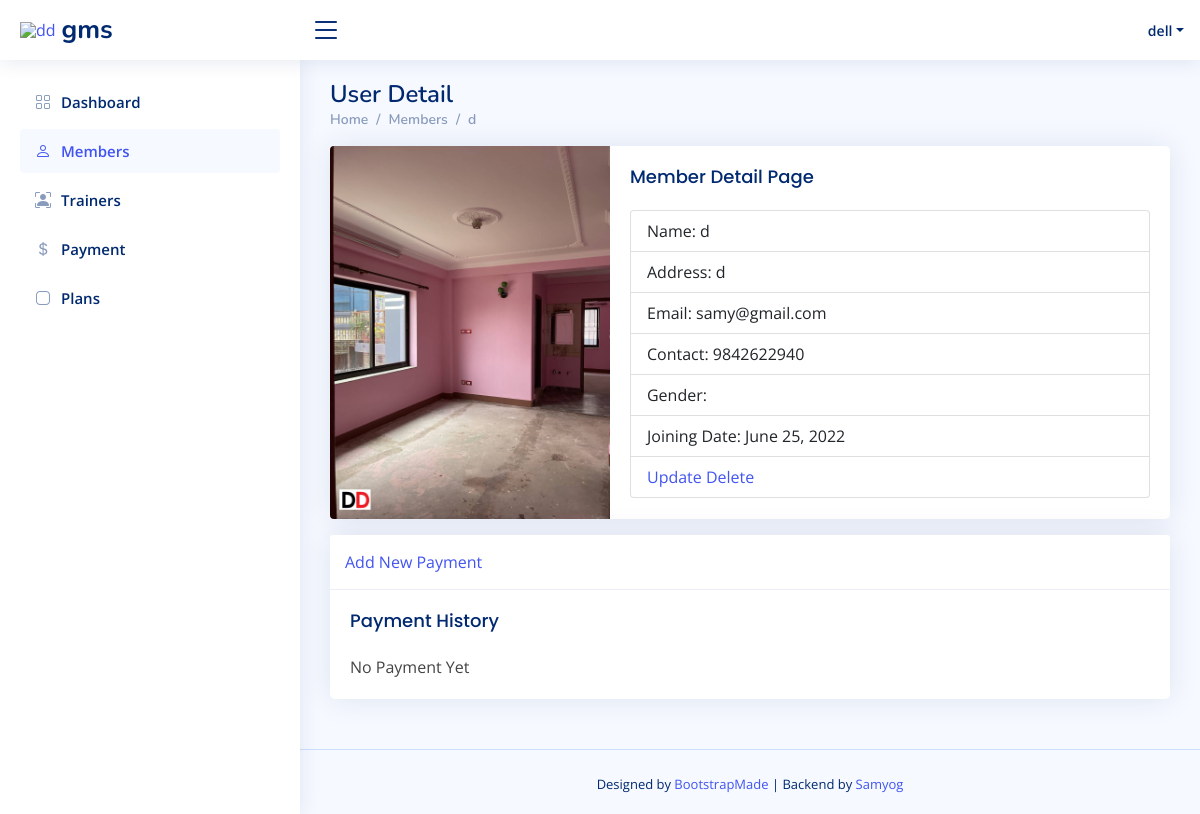
/member/8 (signed in), run on the app's committed database.
### main/models.py (models this page shows, shortened)
class Member(models.Model):
    fullName = models.CharField(max_length=100)
    address = models.CharField(max_length=100)
    contact = models.CharField(max_length=10)
    email = models.EmailField()
    joining_date = models.DateField(default=timezone.now)
    trainer = models.ForeignKey('Trainer',  on_delete=models.CASCADE, blank=True)
    photo = models.ImageField(upload_to='member/')
    plan = models.ForeignKey('Plan', on_delete=models.CASCADE)
    GENDER = (
        ('Male', 'male'),
        ('Female', 'female'),
        ('Others', 'others'),
    )
    gender = models.CharField(
        max_length=10,
        choices= GENDER,
        blank=True,
    )
    description = models.TextField()

### main/views.py (the view)
# urls.py: path("member/<pk>", MemberDetail.as_view(), name="memberdetail"), #member detail url
class MemberDetail(LoginRequiredMixin, DetailView):
    model = Member
    def get_context_data(self, **kwargs):
        context = super().get_context_data(**kwargs)
        instance = self.get_object()
        context['payments'] = instance.payment_set.all()
        return context
    context_object_name= 'customer'

### templates/main/member_detail.html (shortened to what this page needs)
{% extends 'base/admin_base.html' %}
{% block members %}active{% endblock members %}
{% block content %}
<div class="pagetitle">
  <h1>User Detail</h1>
  <nav>
    <ol class="breadcrumb">
      <li class="breadcrumb-item"><a href="{% url 'index' %}">Home</a></li>
      <li class="breadcrumb-item"><a href="{% url 'memberlist' %}">Members</a></li>
      <li class="breadcrumb-item">{{ customer.fullName }}</li>
    </ol>
  </nav>
</div>
<div class="card mb-3">
  <div class="row g-0">
    <div class="col-md-4">
      <img src="{{ customer.photo.url }}" class="img-fluid rounded-start" alt="...">
    </div>
    <div class="col-md-8">
      <div class="card-body">
        <h5 class="card-title">Member Detail Page</h5>
        <ul class="list-group">
          <li class="list-group-item">Name: {{ customer.fullName  }}</li>
          <li class="list-group-item">Address: {{ customer.address }}</li>
          <li class="list-group-item">Email: {{ customer.email }}</li>
          <li class="list-group-item">Contact: {{ customer.contact }}</li>
          <li class="list-group-item">Gender: {{ customer.uid }}</li>
          <li class="list-group-item">Joining Date: {{ customer.joining_date }}</li>
          <li class="list-group-item"> <a href="{% url 'memberupdate' customer.pk %}">Update</a> <a href="{% url 'memberdelete' customer.pk %}">Delete</a>  </li>
        </ul>
      </div>
    </div>
  </div>
</div>
<div class="card">
  <div class="card-header"> <a href="{% url 'addpayment' %}">Add New Payment</a> </div>
  <div class="card-body">
    <h5 class="card-title">Payment History</h5>
    {% for payment in payments %}
    <ul class="list-group">
    <li class="list-group-item">Date: {{ payment.date }}</li>
    <li class="list-group-item">Description: {{ payment.description }}</li>
    <li class="list-group-item">Amount: {{ payment.amount }}</li>
    <li class="list-group-item">For Months: {{ payment.type.price }}</li>
  </ul>
  <hr>
  {% empty %}
  No Payment Yet
  {% endfor %}
  </div>
</div>
{% endblock content %}

### templates/base/admin_base.html (shortened to what this page needs)
<!DOCTYPE html>
<html lang="en">
<head>
  {% load static %}
  <link href="{% static 'main/assets/vendor/bootstrap/css/bootstrap.min.css' %} " rel="stylesheet">
  <link href="{% static 'main/assets/vendor/bootstrap-icons/bootstrap-icons.css' %} " rel="stylesheet">
  <link href="{% static 'main/assets/vendor/simple-datatables/style.css' %} " rel="stylesheet">
  <link href=" {% static 'main/assets/css/style.css' %} " rel="stylesheet">
</head>
<body>
  <header id="header" class="header fixed-top d-flex align-items-center">
    <div class="d-flex align-items-center justify-content-between">
      <a href="{% url 'index' %}" class="logo d-flex align-items-center">
        <img src="https://bootstrapmade.com/demo/templates/NiceAdmin/assets/img/logo.png" alt="dd">
        <span class="d-none d-lg-block"> gms</span>
      </a>
      <i class="bi bi-list toggle-sidebar-btn"></i>
    </div>
    <nav class="header-nav ms-auto">
      <ul class="d-flex align-items-center">
        <li class="nav-item dropdown pe-3">
          <a class="nav-link nav-profile d-flex align-items-center pe-0" href="#" data-bs-toggle="dropdown">
            <span class="d-none d-md-block dropdown-toggle ps-2">{{ request.user }}</span>
          </a>
        </li>
      </ul>
    </nav>
  </header>
  <aside id="sidebar" class="sidebar">
    <ul class="sidebar-nav" id="sidebar-nav">
      <li class="nav-item">
        <a class="nav-link {% block dashboard %}collapsed{% endblock dashboard %}" href="{% url 'index' %}">
          <i class="bi bi-grid"></i>
          <span>Dashboard</span>
        </a>
      </li>
      <li class="nav-item">
        <a class="nav-link {% block members %}collapsed{% endblock members %}" href="{% url 'memberlist' %}">
          <i class="bi bi-person"></i>
          <span>Members</span>
        </a>
      </li>
      <li class="nav-item">
        <a class="nav-link {% block trainers %}collapsed{% endblock trainers %}" href="{% url 'trainerlist' %}">
          <i class="bi bi-person-bounding-box"></i>
          <span>Trainers</span>
        </a>
      </li>
      <li class="nav-item">
        <a class="nav-link {% block payment %}collapsed{% endblock payment %}" href="{% url 'payments' %}">
          <i class="bi bi-currency-dollar"></i>
                    <span>Payment</span>
        </a>
      </li>
      <li class="nav-item">
        <a class="nav-link {% block plan %}collapsed{% endblock plan %}" href="{% url 'plans' %}">
          <i class="bi bi-app"></i>                    <span>Plans</span>
        </a>
      </li>
    </ul>
  </aside>
  <main id="main" class="main">
{% block content %}{% endblock content %}
  </main>
  <footer id="footer" class="footer">
    <div class="credits">
      Designed by <a href="https://bootstrapmade.com/" target="_blank">BootstrapMade</a> | Backend by <a href="https://samyogk.com.np/"  target="_blank">Samyog</a>
    </div>
  </footer>
</body>
</html>

### static/main/assets/css/style.css (style rules this page uses)
:root { scroll-behavior: smooth; }
body { font-family: "Open Sans", sans-serif; background: #f6f9ff; color: #444444; }
a { color: #4154f1; text-decoration: none; }
h1, h2, h3, h4, h5, h6 { font-family: "Nunito", sans-serif; }
#main { margin-top: 60px; padding: 20px 30px; transition: all 0.3s; }
.pagetitle { margin-bottom: 10px; }
.pagetitle h1 { font-size: 24px; margin-bottom: 0; font-weight: 600; color: #012970; }
.card { margin-bottom: 30px; border: none; border-radius: 5px; box-shadow: 0px 0 30px rgba(1, 41, 112, 0.1); }
.card-header, .card-footer { border-color: #ebeef4; background-color: #fff; color: #798eb3; padding: 15px; }
.card-title { padding: 20px 0 15px 0; font-size: 18px; font-weight: 500; color: #012970; font-family: "Poppins", sans-serif; }
.card-body { padding: 0 20px 20px 20px; }
.breadcrumb { font-size: 14px; font-family: "Nunito", sans-serif; color: #899bbd; font-weight: 600; }
.breadcrumb a { color: #899bbd; transition: 0.3s; }
.breadcrumb .breadcrumb-item::before { color: #899bbd; }
.logo { line-height: 1; }
@media (min-width: 1200px) { .logo { width: 280px; } }
.logo img { max-height: 26px; margin-right: 6px; }
.logo span { font-size: 26px; font-weight: 700; color: #012970; font-family: "Nunito", sans-serif; }
.header { transition: all 0.5s; z-index: 997; height: 60px; box-shadow: 0px 2px 20px rgba(1, 41, 112, 0.1); background-color: #fff; padding-left: 20px; }
.header .toggle-sidebar-btn { font-size: 32px; padding-left: 10px; cursor: pointer; color: #012970; }
.header-nav ul { list-style: none; }
.header-nav > ul { margin: 0; padding: 0; }
.header-nav .nav-profile { color: #012970; }
.header-nav .nav-profile span { font-size: 14px; font-weight: 600; }
.sidebar { position: fixed; top: 60px; left: 0; bottom: 0; width: 300px; z-index: 996; transition: all 0.3s; padding: 20px; overflow-y: auto; scrollbar-width: thin; scrollbar-color: #aab7cf transparent; box-shadow: 0px 0px 20px rgba(1, 41, 112, 0.1); background-color: #fff; }
@media (min-width: 1200px) { #main, #footer { margin-left: 300px; } }
.sidebar-nav { padding: 0; margin: 0; list-style: none; }
.sidebar-nav li { padding: 0; margin: 0; list-style: none; }
.sidebar-nav .nav-item { margin-bottom: 5px; }
.sidebar-nav .nav-link { display: flex; align-items: center; font-size: 15px; font-weight: 600; color: #4154f1; transition: 0.3; background: #f6f9ff; padding: 10px 15px; border-radius: 4px; }
.sidebar-nav .nav-link i { font-size: 16px; margin-right: 10px; color: #4154f1; }
.sidebar-nav .nav-link.collapsed { color: #012970; background: #fff; }
.sidebar-nav .nav-link.collapsed i { color: #899bbd; }
.footer { padding: 20px 0; font-size: 14px; transition: all 0.3s; border-top: 1px solid #cddfff; }
.footer .credits { padding-top: 5px; text-align: center; font-size: 13px; color: #012970; }

### data on the page
Member: fullName "d", photo (picture), address "d", email "samy@gmail.com", contact "9842622940", joining_date "June 25, 2022"

### other printed values
{{ request.user }} "dell"
